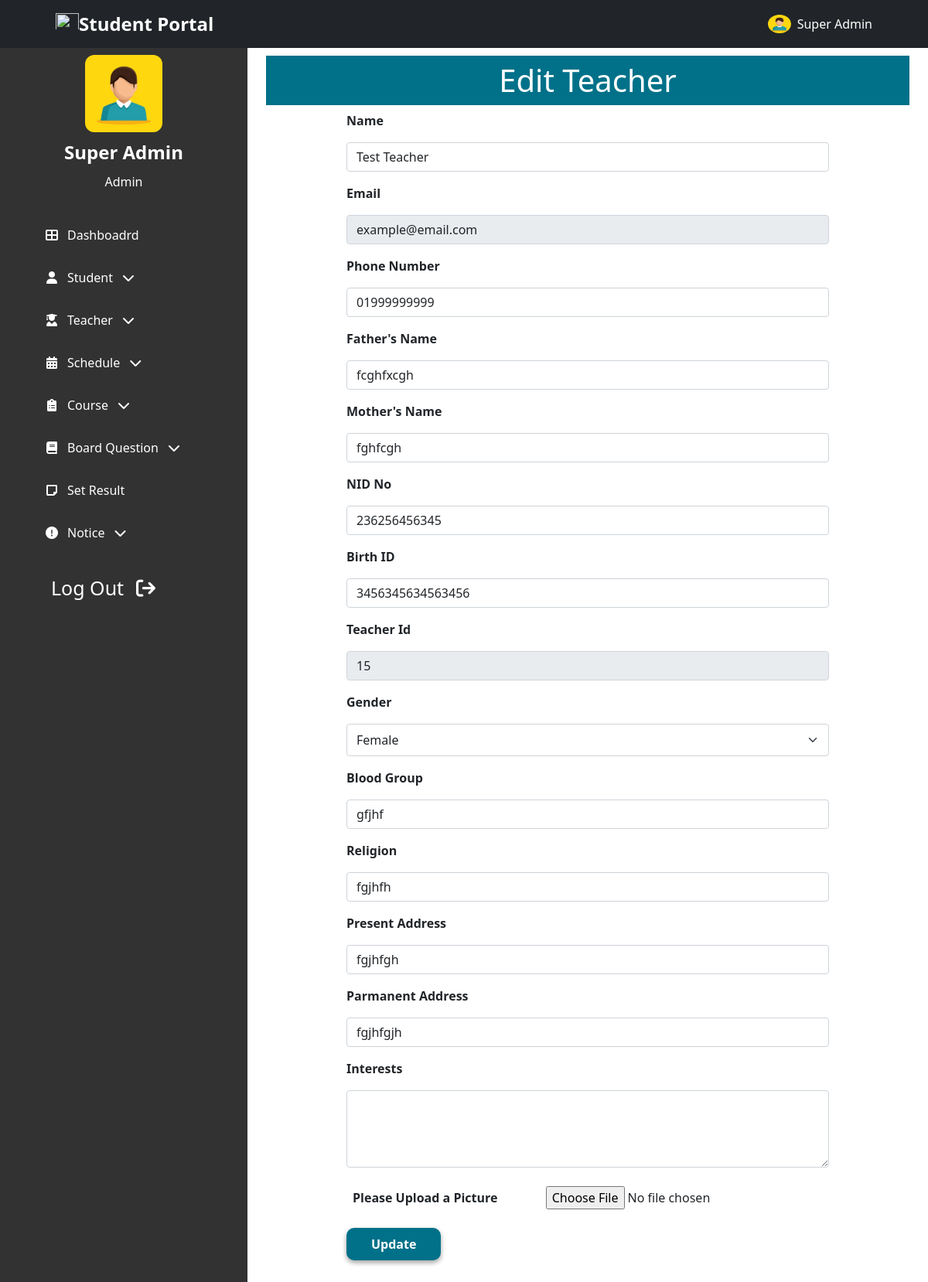
/admin/edit_teacher.php?id=15 (signed in), run on the app's committed database.
### tables this page shows
CREATE TABLE `Teachers` (
  `id` int NOT NULL,
  `name` varchar(100) NOT NULL,
  `father` varchar(100) NOT NULL,
  `mother` varchar(100) NOT NULL,
  `image` varchar(255) DEFAULT NULL,
  `nid` bigint DEFAULT NULL,
  `birthreg` bigint DEFAULT NULL,
  `tchr_id` int NOT NULL,
  `gender` varchar(10) NOT NULL,
  `blood` varchar(5) DEFAULT NULL,
  `religion` varchar(20) DEFAULT NULL,
  `present_addr` text NOT NULL,
  `parma_addr` text NOT NULL,
  `phone` varchar(15) NOT NULL,
  `email` varchar(100) NOT NULL,
  `interests` text,
  `updated_at` timestamp NOT NULL DEFAULT CURRENT_TIMESTAMP ON UPDATE CURRENT_TIMESTAMP,
  `created_at` timestamp NOT NULL DEFAULT CURRENT_TIMESTAMP
);

### admin/backend/edit_teacher.php (called while the page is built, shortened)
<?php
    if(isset($_GET['id']))
    {
        $id = $_GET['id'];
        $sql    =   "SELECT * FROM `Teachers` WHERE `tchr_id` = $id LIMIT 1";
        $query  =   mysqli_query($conn, $sql);
        $tchr   =   mysqli_fetch_array($query);
    }
?>

### admin/edit_teacher.php (the view, shortened to what this page needs)
<!DOCTYPE html>
<html lang="en">
<?php
    include "admin_head.php";
    include "backend/edit_teacher.php";
?>
<body class="">
<?php include "../header_nav.php";?>
    <section class="header-container">
        <?php include "admin_sidebar.php";?>
    </section>
    <section id="home-container"  class="home-container active-2"">
        <div class="px-4 py-5 mt-4">
            <h1 class="common-background-2 p-2 text-center">Edit Teacher</h1>
            <form class="w-75 mx-auto" action="" method="post" enctype="multipart/form-data">
                <div class="mb-3">
                    <p class="fw-bold">Name</p>
                    <input type="text" class="form-control" name="name" id="name" value="<?php echo $tchr['name']; ?>">
                </div>
                <div class="mb-3">
                    <p class="fw-bold">Email</p>
                    <input type="email" class="form-control" name="email" id="email" value="<?php echo $tchr['email']; ?>" readonly>
                </div>
                <div class="mb-3">
                    <p class="fw-bold">Phone Number</p>
                    <input type="tel" class="form-control" name="phone" id="phone" value="<?php echo $tchr['phone']; ?>">
                </div>
                <div class="mb-3">
                    <p class="fw-bold">Father's Name</p>
                    <input type="text" class="form-control" name="f_name" id="f_name" value="<?php echo $tchr['father']; ?>">
                </div>
                <div class="mb-3">
                    <p class="fw-bold">Mother's Name</p>
                    <input type="text" class="form-control" name="m_name" id="m_name" value="<?php echo $tchr['mother']; ?>">
                </div>
                <div class="mb-3">
                    <p class="fw-bold">NID No</p>
                    <input type="text" class="form-control" name="nid" id="n_id" value="<?php echo $tchr['nid']; ?>">
                </div>
                <div class="mb-3">
                    <p class="fw-bold">Birth ID</p>
                    <input type="text" class="form-control" name="bid" id="b_id" value="<?php echo $tchr['birthreg']; ?>">
                </div>
                <div class="mb-3">
                    <p class="fw-bold">Teacher Id</p>
                    <input type="text" class="form-control" name="tchr_id" id="teacher_id" value="<?php echo $tchr['tchr_id']; ?>" readonly>
                </div>
                <div class="mb-3">
                    <p class="fw-bold">Gender</p>
                    <select class="form-select py-2" id="gender" name="gender" >
                        <?php
                            if($tchr['gender'] == 1)
                            {
                        ?>
                            <option>Gender</option>
                            <option value="1" selected>Male</option>
                            <option value="2">Female</option>
                        <?php
                            }
                            else
                            {
                        ?>
                            <option value="2" selected>Female</option>
                        <?php
                            }
                        ?>
                    </select>
                </div>
                <div class="mb-3">
                    <p class="fw-bold">Blood Group</p>
                    <input type="text" class="form-control" name="blood" id="blood" value="<?php echo $tchr['blood']; ?>">
                </div>
                <div class="mb-3">
                    <p class="fw-bold">Religion</p>
                    <input type="text" class="form-control" name="religion" id="religion" value="<?php echo $tchr['religion']; ?>">
                </div>
                <div class="mb-3">
                    <p class="fw-bold">Present Address</p>
                    <input type="text" class="form-control" name="pre_address" id="pre_address" value="<?php echo $tchr['present_addr']; ?>">
                </div>
                <div class="mb-3">
                    <p class="fw-bold">Parmanent Address</p>
                    <input type="text" class="form-control" name="par_address" id="par_address" value="<?php echo $tchr['parma_addr']; ?>">
                </div>
                <div class="mb-3">
                    <p class="fw-bold">Interests</p>
                    <textarea class="form-control" name="interest" id="interest" style="height: 100px" value="<?php echo $tchr['interests']; ?>""></textarea>
                </div>
                <div class="d-flex flex-column flex-md-row align-items-center">
                    <p class="fw-bold mb-0 p-2">Please Upload a Picture</p>
                    <input class="p-2 mx-auto" type="file" id="teacher_pic" name="teacher_pic">
                </div>
                <input name="submit" class="mt-3 mx-auto fw-bold custom-btn-1" type="submit" value="Update">
            </form>
        </div>
    </section>
</body>
</html>

### style.css (style rules this page uses)
body { font-family: "Roboto", sans-serif; }
.common-background-2 { background-color: #007189; color: white; }
.custom-btn-1 { border-radius: 10px; background-color: #007189; color: white; padding: 7px 30px; border: 2px solid #007189; transition: color 0.2s ease-in, background-color 0.2s ease-in; box-shadow: 0 3px 6px rgba(0, 0, 0, 0.16), 0 3px 6px rgba(0, 0, 0, 0.23); }
.header-container { position: relative; min-height: 100%; width: 100%; overflow-x: hidden; overflow-y: scroll; }
.home-container { position: absolute; height: 100%; width: calc(100% - 80px); left: 80px; top: 0%; transition: all 0.4s ease-in; }
.home-container.active-2 { width: calc(100% - 320px); left: 320px; }

### data on the page
teachers: name "Test Teacher", email "example@email.com", phone "01999999999", f_name "fcghfxcgh", m_name "fghfcgh", nid "236256456345", bid "3456345634563456", tchr_id "15", gender "Female", blood "gfjhf", religion "fgjhfh", pre_address "fgjhfgh", par_address "fgjhfgjh"

### other printed values
$_SESSION['name'] "Super Admin"
